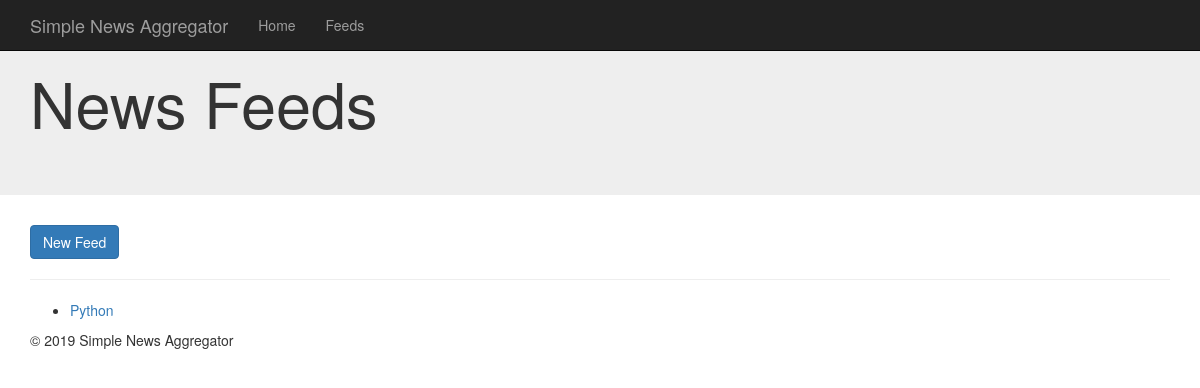
Before: /news/feeds/ with the older database file.
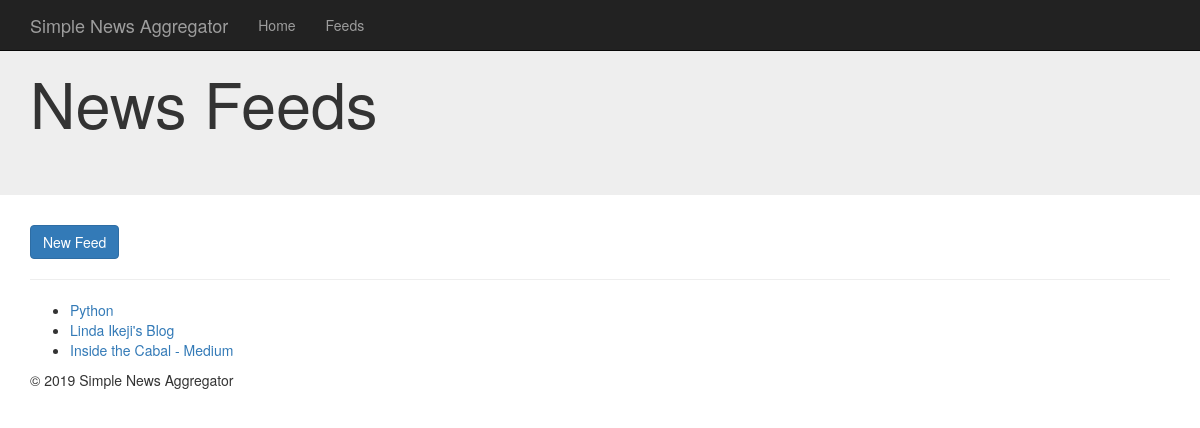
After: the same page with the newer database file.
### news/models.py (models this page shows, shortened)
class Feed(models.Model):
    id = models.UUIDField(primary_key=True, default=uuid.uuid4, editable=False)
    title = models.CharField(max_length=200)
    url = models.URLField()
    is_active = models.BooleanField(default=False)

### news/views.py (the view)
def feeds_list(request):
    feeds = Feed.objects.all()
    return render(request, 'news/feeds_list.html', {'feeds': feeds})

### news/templates/news/feeds_list.html
{% extends 'news/base.html' %}
{% block content %}
<div class="jumbotron">
  <div class="container">
    <h1>News Feeds</h1>
  </div>
</div>
<div class="container">
  <a href="{% url 'news:feed_new' %}" class="btn btn-primary">New Feed</a>
  <hr>
  <ul>
    {% for feed in feeds %}
      <li><a href="{{feed.url}}">{{feed.title}}</a></li>
    {% endfor %}
  </ul>
  <footer>
    <p>&copy; 2019 Simple News Aggregator</p>
  </footer>
</div>
{% endblock %}

### news/templates/news/base.html (shortened to what this page needs)
<!DOCTYPE html>
<html lang="en">
  <head>
    <link href="https://maxcdn.bootstrapcdn.com/bootstrap/3.3.6/css/bootstrap.min.css" rel="stylesheet">
  </head>
  <body>
    <nav class="navbar navbar-inverse navbar-fixed-top">
      <div class="container">
        <div class="navbar-header">
          <a class="navbar-brand" href="#">Simple News Aggregator</a>
        </div>
        <div id="navbar" class="navbar-collapse collapse">
          <ul class="nav navbar-nav">
            <li><a href="{% url 'news:articles_list' %}">Home</a></li>
            <li><a href="{% url 'news:feeds_list' %}">Feeds</a></li>
          </ul>
        </div>
      </div>
    </nav>
    {% block content %}
    {% endblock %}
  </body>
</html>

Changed rows visible on the page:
added Feed: title "Linda Ikeji's Blog"
added Feed: title "Inside the Cabal - Medium"
